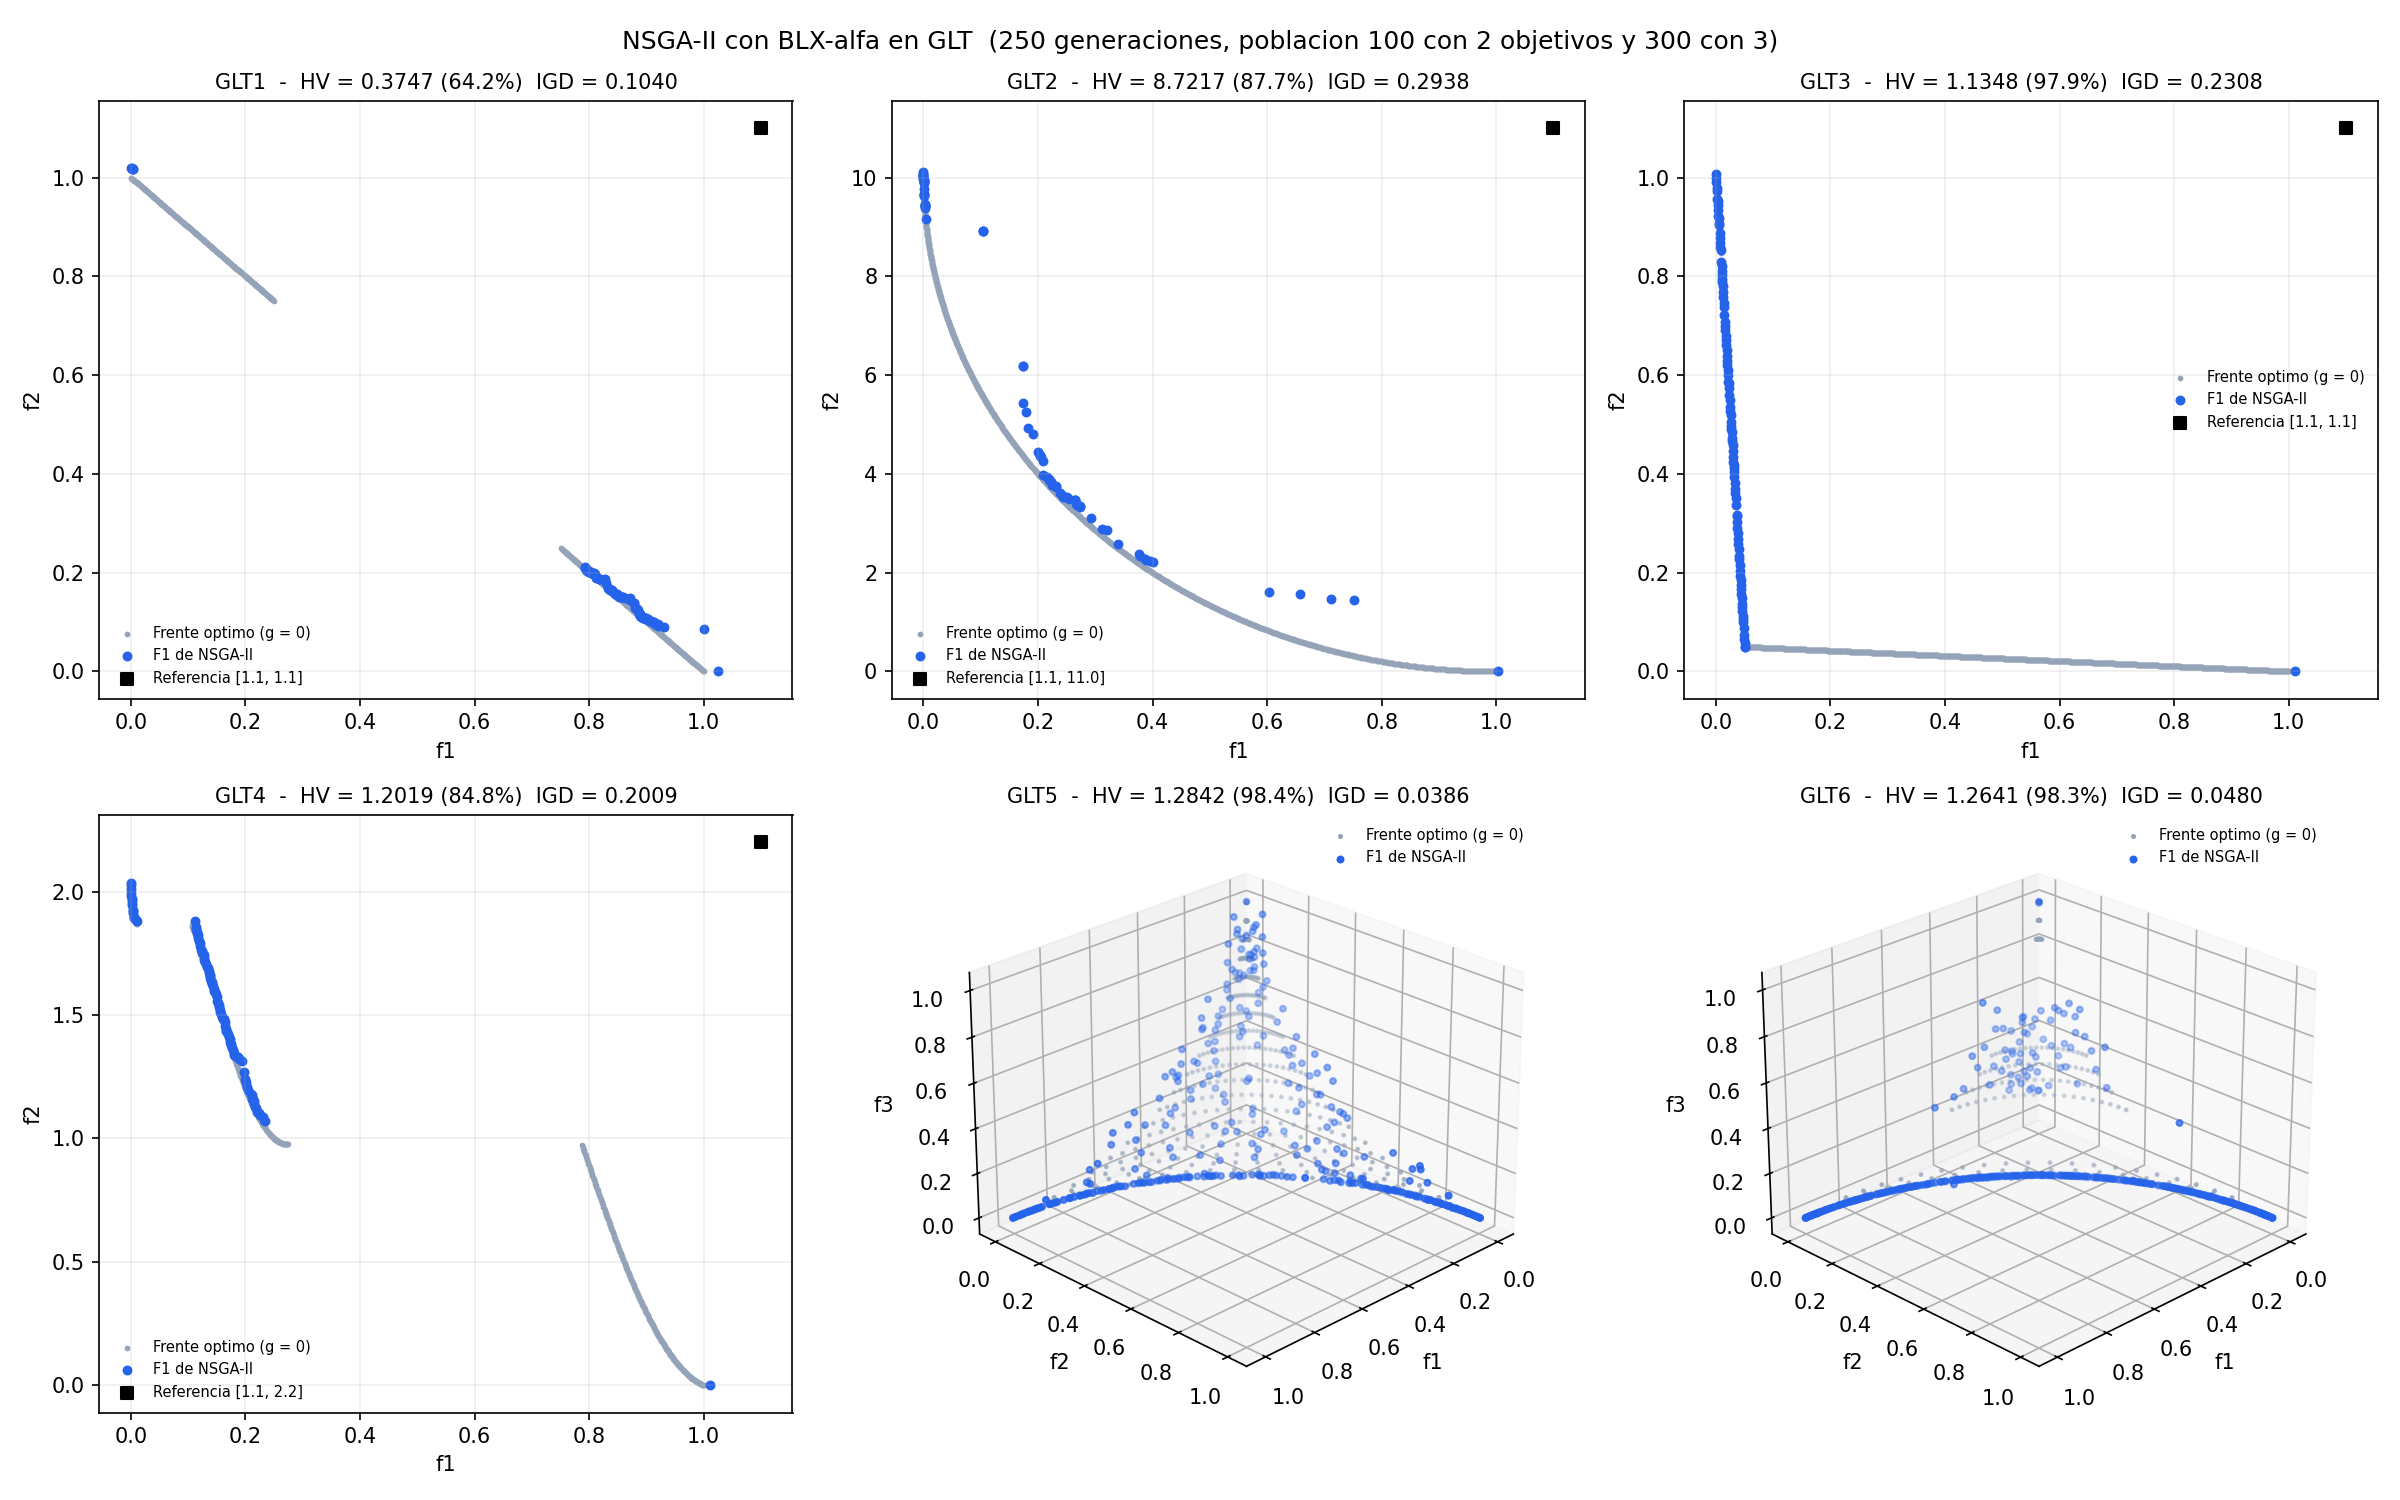

This figure's Python source:
import math
import os
import random
import matplotlib.pyplot as plt

from hypervolume import leb_measure


def dominancia(a, b):
    bandera = 0
    i = 0
    while i < len(a) and a[i] <= b[i]:
        if a[i] < b[i]:  # minimizar
            bandera = 1  # mejor en algun objetivo
        i += 1

    if bandera == 1 and i >= len(a):  # aqui se cumple porque i termina en i=len(a)
        return True
    else:
        return False  # compare


def signo(v):
    # sign(): 1 si es positivo, -1 si es negativo, 0 si es 0 (Math.signum de jMetal)
    if v > 0:
        return 1
    if v < 0:
        return -1
    return 0


# Problemas GLT (Gu, Liu y Tan 2012), tabla 1 del articulo como F1 ... F6
# todos son f_i = (1 + g) * alfa_i, y g = 0 en el frente optimo
# se sigue la implementacion de jMetal (glt/GLT1.java ... GLT6.java)

def g_glt(x, desde):
    # g = suma de (x_i - sin(2*pi*x1 + i*pi/n))^2, i empieza en 0 como en jMetal
    # desde = 1 en los de 2 objetivos (x2 ... x10) y 2 en los de 3 objetivos (x3 ... x10)
    n = len(x)
    g = 0
    for i in range(desde, n):
        valor = x[i] - math.sin(2 * math.pi * x[0] + i * math.pi / n)
        g += valor ** 2
    return g


def glt1(x):
    # F1: frente lineal y en pedazos
    g = g_glt(x, 1)
    f1 = (1 + g) * x[0]
    f2 = (1 + g) * (2 - x[0] - signo(math.cos(2 * math.pi * x[0])))
    return f1, f2


def glt2(x):
    # F2: frente convexo, f2 llega hasta 10
    g = g_glt(x, 1)
    f1 = (1 + g) * (1 - math.cos(math.pi * x[0] / 2))
    f2 = (1 + g) * (10 - 10 * math.sin(math.pi * x[0] / 2))
    return f1, f2


def glt3(x):
    # F3: frente convexo con un quiebre (jMetal decide el tramo con f1 < 0.05)
    g = g_glt(x, 1)
    f1 = (1 + g) * x[0]
    if f1 < 0.05:
        f2 = (1 + g) * (1 - 19 * x[0])
    else:
        f2 = (1 + g) * (1 / 19 - x[0] / 19)
    return f1, f2


def glt4(x):
    # F4: frente convexo y en pedazos, f2 llega hasta 2
    g = g_glt(x, 1)
    f1 = (1 + g) * x[0]
    f2 = (1 + g) * (2 - 2 * math.sqrt(x[0]) * math.cos(2 * math.sqrt(x[0]) * math.pi) ** 2)
    return f1, f2


def glt5(x):
    # F5: 3 objetivos, frente convexo
    g = g_glt(x, 2)
    f1 = (1 + g) * (1 - math.cos(x[0] * math.pi / 2)) * (1 - math.cos(x[1] * math.pi / 2))
    f2 = (1 + g) * (1 - math.cos(x[0] * math.pi / 2)) * (1 - math.sin(x[1] * math.pi / 2))
    f3 = (1 + g) * (1 - math.sin(x[0] * math.pi / 2))
    return f1, f2, f3


def glt6(x):
    # F6: 3 objetivos, frente convexo y en pedazos
    g = g_glt(x, 2)
    f1 = (1 + g) * (1 - math.cos(x[0] * math.pi / 2)) * (1 - math.cos(x[1] * math.pi / 2))
    f2 = (1 + g) * (1 - math.cos(x[0] * math.pi / 2)) * (1 - math.sin(x[1] * math.pi / 2))
    f3 = (1 + g) * (2 - math.sin(x[0] * math.pi / 2) - signo(math.cos(4 * x[0] * math.pi)))
    return f1, f2, f3


# nombre: (funcion, numero de objetivos k, limites de cada variable)   n = 10 variables
PROBLEMAS = {
    "GLT1": (glt1, 2, [(0, 1)] + [(-1, 1)] * 9),
    "GLT2": (glt2, 2, [(0, 1)] + [(-1, 1)] * 9),
    "GLT3": (glt3, 2, [(0, 1)] + [(-1, 1)] * 9),
    "GLT4": (glt4, 2, [(0, 1)] + [(-1, 1)] * 9),
    "GLT5": (glt5, 3, [(0, 1)] * 2 + [(-1, 1)] * 8),
    "GLT6": (glt6, 3, [(0, 1)] * 2 + [(-1, 1)] * 8),
}


def fast_nondominated_sort(poblacion, k):
    # poblacion: lista de soluciones [f1, ..., fk, x1, ..., xn]; k = numero de objetivos
    # devuelve una lista de frentes, cada frente es una lista de indices
    n = len(poblacion)
    dominados_por = [[] for _ in range(n)]  # Sp: a quienes domina p
    contador_dominacion = [0] * n           # np: cuantos dominan a p

    frentes = [[]]

    for p in range(n):
        for q in range(n):
            if p == q:
                continue
            if dominancia(poblacion[p][:k], poblacion[q][:k]):
                dominados_por[p].append(q)
            elif dominancia(poblacion[q][:k], poblacion[p][:k]):
                contador_dominacion[p] += 1

        if contador_dominacion[p] == 0:
            frentes[0].append(p)

    i = 0
    while len(frentes[i]) > 0:
        siguiente_frente = []
        for p in frentes[i]:
            for q in dominados_por[p]:
                contador_dominacion[q] -= 1
                if contador_dominacion[q] == 0:
                    siguiente_frente.append(q)
        i += 1
        frentes.append(siguiente_frente)

    frentes.pop()  # el ultimo frente queda vacio
    return frentes


VALOR_GRANDE = 999999  # sustituye al infinito para los puntos frontera


def crowding_distance(frente, poblacion, num_objetivos):
    # frente: lista de indices de un mismo frente
    # devuelve un diccionario {indice: distancia}, sin normalizar
    l = len(frente)
    distancia = {idx: 0 for idx in frente}

    for m in range(num_objetivos):
        ordenado = sorted(frente, key=lambda idx: poblacion[idx][m])

        distancia[ordenado[0]] = VALOR_GRANDE   # puntos frontera siempre seleccionados
        distancia[ordenado[-1]] = VALOR_GRANDE

        for i in range(1, l - 1):
            distancia[ordenado[i]] += poblacion[ordenado[i + 1]][m] - poblacion[ordenado[i - 1]][m]

    return distancia


# NSGA-II

N_POR_OBJETIVOS = {2: 100, 3: 300}   # tamaño de la poblacion (como en el articulo: 100 con 2 objetivos, 300 con 3)
GENERACIONES = 250
ALFA = 0.5             # que tanto se estira el rango de los padres en la cruza
SEMILLA = 1            # misma semilla = mismos resultados en cada corrida


def evaluar(x, funcion):
    # arma la solucion [f1, ..., fk, x1, ..., xn]
    return list(funcion(x)) + x


def genera_poblacion(n, funcion, limites):
    poblacion = []
    for _ in range(n):
        x = [random.uniform(a, b) for (a, b) in limites]
        poblacion.append(evaluar(x, funcion))
    return poblacion


def comparacion_crowded(a, b, rango, distancia):
    # operador <n: ¿a es mejor que b?
    # gana el de menor frente; si estan en el mismo frente, gana el de mayor distancia
    if rango[a] < rango[b]:
        return True
    if rango[a] == rango[b] and distancia[a] > distancia[b]:
        return True
    return False


def torneo(P, rango, distancia):
    # torneo binario: se toman dos al azar y se queda el mejor segun <n
    a = random.randrange(len(P))
    b = random.randrange(len(P))
    if comparacion_crowded(a, b, rango, distancia):
        return P[a]
    else:
        return P[b]


def cruza_blx(p1, p2):
    # p1, p2: valor de UNA variable de cada padre (se llama una vez por variable)
    minimo = min(p1, p2)
    maximo = max(p1, p2)
    rango = maximo - minimo                          # range_i = max_i - min_i
    beta1 = minimo - rango * ALFA                    # B1 = min_i - range_i * alfa
    beta2 = maximo + rango * ALFA                    # B2 = max_i + range_i * alfa
    y1 = beta1 + random.random() * (beta2 - beta1)   # y1 = B1 + rand(B2 - B1)
    y2 = beta1 + random.random() * (beta2 - beta1)   # y2 = B1 + rand(B2 - B1), con otro rand
    return y1, y2


def mutacion(x, limites):
    # mutacion uniforme: cada variable se cambia con probabilidad 1/n por un valor al azar de su dominio
    prob = 1 / len(x)
    nuevo = []
    for i in range(len(x)):
        if random.random() < prob:
            nuevo.append(random.uniform(limites[i][0], limites[i][1]))
        else:
            nuevo.append(x[i])
    return nuevo


def recortar(x, limites):
    # si la cruza BLX saca a una variable de su dominio, aqui se regresa al limite
    return [max(limites[i][0], min(limites[i][1], x[i])) for i in range(len(x))]


def make_new_pop(P, rango, distancia, funcion, limites, k, N):
    # seleccion, cruza y mutacion para crear Q(t+1) a partir de P
    Q = []
    while len(Q) < N:
        padre1 = torneo(P, rango, distancia)
        padre2 = torneo(P, rango, distancia)
        hijo1 = []
        hijo2 = []
        for i in range(len(limites)):                        # BLX variable por variable
            y1, y2 = cruza_blx(padre1[k + i], padre2[k + i])  # las variables empiezan despues de los k objetivos
            hijo1.append(y1)
            hijo2.append(y2)
        Q.append(evaluar(recortar(mutacion(hijo1, limites), limites), funcion))
        if len(Q) < N:
            Q.append(evaluar(recortar(mutacion(hijo2, limites), limites), funcion))
    return Q


def siguiente_poblacion(P, Q, k, N):
    R = P + Q                                   # Rt = Pt U Qt
    frentes = fast_nondominated_sort(R, k)      # F = fast-non-dominated-sort(Rt)

    P_nueva = []                                # Pt+1 = vacio
    rango = []                                  # en que frente quedo cada uno (para el torneo)
    distancia_nueva = []                        # su crowding distance (para el torneo)
    i = 0                                       # i = 1 (aqui empieza en 0)
    while i < len(frentes) and len(P_nueva) + len(frentes[i]) <= N:   # until |Pt+1| + |Fi| <= N
        distancia = crowding_distance(frentes[i], R, k)                # crowding-distance-assignment(Fi)
        for idx in frentes[i]:                                         # Pt+1 = Pt+1 U Fi
            P_nueva.append(R[idx])
            rango.append(i)
            distancia_nueva.append(distancia[idx])
        i += 1                                                         # i = i + 1

    if len(P_nueva) < N:
        distancia = crowding_distance(frentes[i], R, k)
        ordenado = sorted(frentes[i], key=lambda idx: distancia[idx], reverse=True)   # Sort(Fi, <n)
        faltan = N - len(P_nueva)
        for idx in ordenado[:faltan]:                                                 # Fi[1 : (N - |Pt+1|)]
            P_nueva.append(R[idx])
            rango.append(i)
            distancia_nueva.append(distancia[idx])

    return P_nueva, rango, distancia_nueva


def nsga2(funcion, limites, k):
    N = N_POR_OBJETIVOS[k]
    P = genera_poblacion(N, funcion, limites)             # P0 aleatoria
    P, rango, distancia = siguiente_poblacion(P, [], k, N)   # P0 tambien se separa en frentes para el primer torneo
    Q = make_new_pop(P, rango, distancia, funcion, limites, k, N)      # Q0 = make-new-pop(P0)

    for t in range(GENERACIONES):
        P, rango, distancia = siguiente_poblacion(P, Q, k, N)
        Q = make_new_pop(P, rango, distancia, funcion, limites, k, N)  # Qt+1 = make-new-pop(Pt+1)
    return P


def no_dominados(puntos):
    # se queda con los puntos que nadie domina (sirve para 2 o 3 objetivos)
    resultado = []
    for p in puntos:
        if not any(dominancia(q, p) for q in puntos):
            resultado.append(p)
    return resultado


def frente_optimo(funcion, k, limites, puntos_2obj=1000, lado_3obj=20):
    # con 3 objetivos se usa una rejilla de 20 x 20: con mas puntos LebMeasure en 3D tarda minutos
    # el frente verdadero sale con g = 0: cada x_i = sin(2*pi*x1 + i*pi/n)
    # se barre x1 (y x2 en los de 3 objetivos) y se evalua la funcion real
    n = len(limites)
    desde = 1 if k == 2 else 2

    def x_optimo(primeras):
        x = list(primeras)
        for i in range(desde, n):
            x.append(math.sin(2 * math.pi * x[0] + i * math.pi / n))
        return x

    frente = []
    if k == 2:
        for a in range(puntos_2obj):
            frente.append(list(funcion(x_optimo([a / (puntos_2obj - 1)]))))
    else:
        for a in range(lado_3obj):
            for b in range(lado_3obj):
                frente.append(list(funcion(x_optimo([a / (lado_3obj - 1), b / (lado_3obj - 1)]))))

    return no_dominados(frente)   # algunos tramos de la curva quedan dominados (GLT1, GLT4, GLT6)


def punto_referencia(optimo):
    # un poco peor que el peor punto del frente optimo en cada objetivo (10% mas), como el (6, 7) del ejemplo
    k = len(optimo[0])
    return [round(1.1 * max(p[i] for p in optimo), 2) for i in range(k)]


def igd(optimo, obtenido):
    # IGD del articulo: distancia promedio de cada punto del frente optimo al punto mas cercano del obtenido
    total = 0
    for v in optimo:
        total += min(math.dist(v, q) for q in obtenido)
    return total / len(optimo)


def guardar(nombre, frente, k):
    # FUN.txt (funciones objetivo) y VAR.txt (variables que las producen), una carpeta por problema
    # una solucion por renglon y en el mismo orden: el renglon 1 de FUN.txt sale del renglon 1 de VAR.txt
    carpeta = f"salidas/{nombre}"
    os.makedirs(carpeta, exist_ok=True)
    with open(f"{carpeta}/FUN.txt", "w") as f:
        for sol in frente:
            f.write(" ".join(f"{v}" for v in sol[:k]) + "\n")   # precision completa, sin redondear
    with open(f"{carpeta}/VAR.txt", "w") as f:
        for sol in frente:
            f.write(" ".join(f"{v}" for v in sol[k:]) + "\n")


if __name__ == "__main__":
    print(f"NSGA-II en GLT  (N={N_POR_OBJETIVOS}, generaciones={GENERACIONES}, semilla={SEMILLA})")

    fig = plt.figure(figsize=(16, 10))
    resumen = []

    for j, (nombre, (funcion, k, limites)) in enumerate(PROBLEMAS.items()):
        random.seed(SEMILLA)   # se fija antes de cada problema, asi cada uno se puede repetir solo
        final = nsga2(funcion, limites, k)

        frentes = fast_nondominated_sort(final, k)
        F1 = [final[idx] for idx in frentes[0]]
        F1.sort(key=lambda sol: sol[0])
        guardar(nombre, F1, k)

        optimo = frente_optimo(funcion, k, limites)
        M = punto_referencia(optimo)
        hv = leb_measure([sol[:k] for sol in F1], M)
        hv_optimo = leb_measure(optimo, M)
        porcentaje = 100 * hv / hv_optimo
        valor_igd = igd(optimo, [sol[:k] for sol in F1])
        resumen.append((nombre, k, len(F1), M, hv, hv_optimo, porcentaje, valor_igd))

        print(f"\n{nombre} ({k} objetivos): {len(F1)} soluciones en F1, referencia {M}")
        print(f"  HV obtenido = {hv:.4f}   HV del frente optimo = {hv_optimo:.4f}   ({porcentaje:.1f}%)   IGD = {valor_igd:.4f}")

        if k == 2:
            ax = fig.add_subplot(2, 3, j + 1)
            ax.scatter([p[0] for p in optimo], [p[1] for p in optimo],
                       s=3, color="#94a3b8", label="Frente optimo (g = 0)")
            ax.scatter([s[0] for s in F1], [s[1] for s in F1],
                       s=14, color="#2563eb", label="F1 de NSGA-II")
            ax.scatter([M[0]], [M[1]], marker="s", s=30, color="black", label=f"Referencia {M}")
            ax.set_xlabel("f1")
            ax.set_ylabel("f2")
            ax.grid(True, alpha=0.2)
        else:
            ax = fig.add_subplot(2, 3, j + 1, projection="3d")
            ax.scatter([p[0] for p in optimo], [p[1] for p in optimo], [p[2] for p in optimo],
                       s=2, color="#94a3b8", label="Frente optimo (g = 0)")
            ax.scatter([s[0] for s in F1], [s[1] for s in F1], [s[2] for s in F1],
                       s=8, color="#2563eb", label="F1 de NSGA-II")
            ax.set_xlabel("f1")
            ax.set_ylabel("f2")
            ax.set_zlabel("f3")
            ax.view_init(elev=25, azim=45)
        ax.set_title(f"{nombre}  -  HV = {hv:.4f} ({porcentaje:.1f}%)  IGD = {valor_igd:.4f}", fontsize=10)
        ax.legend(frameon=False, fontsize=7)

    fig.suptitle(f"NSGA-II con BLX-alfa en GLT  ({GENERACIONES} generaciones, poblacion 100 con 2 objetivos y 300 con 3)")
    fig.tight_layout()
    fig.savefig("nsga2_glt.png", dpi=150)

    print("\nResumen")
    print(f"  {'Problema':8} {'k':>2} {'|F1|':>5} {'Referencia':>20} {'HV':>8} {'HV opt':>8} {'%':>7} {'IGD':>8}")
    for (n, k, c, M, h, ho, p, d) in resumen:
        print(f"  {n:8} {k:>2} {c:>5} {str(M):>20} {h:>8.4f} {ho:>8.4f} {p:>6.1f}% {d:>8.4f}")

    plt.show()
